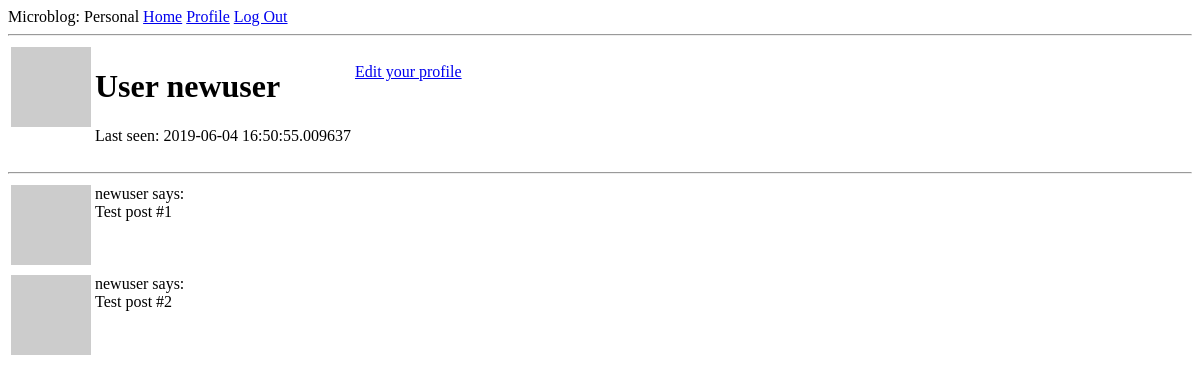
The page /username/newuser (signed in) on the database as committed earlier.
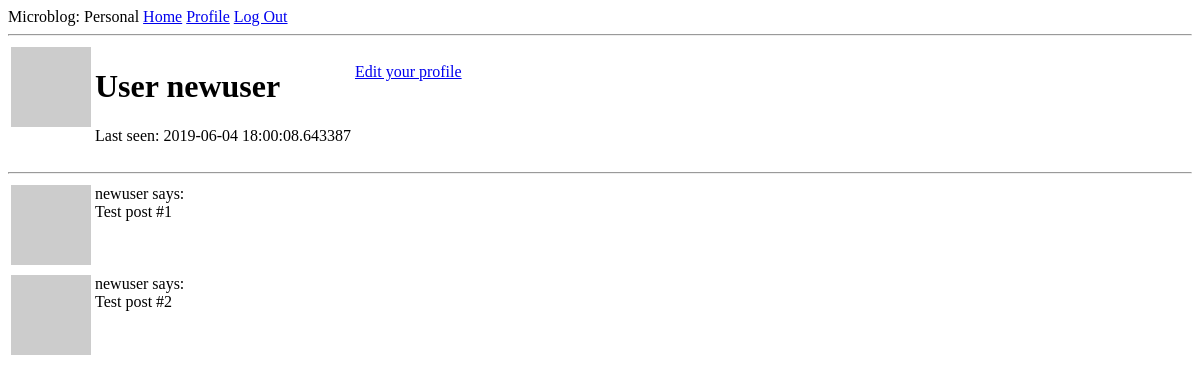
The same page on the database as committed later.
### app/models.py (models this page shows, shortened)
class User(UserMixin, db.Model):
    id = db.Column(db.Integer, primary_key=True)
    username = db.Column(db.String(64),index=True,unique=True)
    email = db.Column(db.String(120), index=True, unique=True)
    password_hash = db.Column(db.String(128))
    about_me = db.Column(db.String(140))
    last_seen = db.Column(db.DateTime, default=datetime.utcnow)
    posts = db.relationship('Post',backref='author',lazy='dynamic')
    def avatar(self, size):
        digest = md5(self.email.lower().encode('utf-8')).hexdigest()
        return 'https://www.gravatar.com/avatar/{}?d=identicon&s={}'.format(digest, size)

### app/routes.py (the view)
@app.route('/username/<username>')
@login_required
def user(username):
    user = User.query.filter_by(username=username).first_or_404()
    posts = [{'author':user,'body':'Test post #1'} , {'author':user,'body':'Test post #2'}]
    return render_template('user.html', user=user, posts=posts)

### app/models.py (called while the page is built)
@login.user_loader
def load_user(id):
    return User.query.get(int(id))

### app/routes.py (called while the page is built)
@app.before_request
def before_request():
    if current_user.is_authenticated:
        current_user.last_seen=datetime.utcnow()
        db.session.commit()

### app/templates/user.html (shortened to what this page needs)
{% extends 'base.html' %}
{% block content %}
  <table>
    <tr valign="top">
      <td><img src="{{ user.avatar(128) }}" alt=""></td>
      <td><h1>User {{ user.username }}</h1>
      {% if user.last_seen %}<p>Last seen: {{ user.last_seen }}</p>{% endif %}
      </td>
      {% if user == current_user %}
      <td>
        <p><a href="{{ url_for('edit_profile') }}">Edit your profile</a></p>
      </td>
      {% endif %}
    </tr>
  </table>
  <hr>
    {% for post in posts %}
      {% include '_post.html' %}
    {% endfor %}
{% endblock %}

### app/templates/base.html (shortened to what this page needs)
<!DOCTYPE html>
<html lang="en" dir="ltr">
  <head>
  </head>
  <body>
    <div>Microblog: Personal
      <a href="{{ url_for('index') }}">Home</a>
      {% if current_user.is_anonymous %}
      <a href="{{ url_for('login') }}">Sign In</a>
      {% else %}
      <a href="{{ url_for('user',username=current_user.username) }}">Profile</a>
      <a href="{{ url_for('logout') }}">Log Out</a>
      {% endif %}
    </div>
    <hr>
    {% block content %}{% endblock %}
  </body>
</html>

### app/templates/_post.html
<table>
  <tr valign="top">
    <td><img src="{{ post.author.avatar(32) }}" alt=""></td>
    <td>{{ post.author.username }} says: <br>{{ post.body }}</td>
  </tr>
</table>

Rows that differ between the two databases and show on the page:
changed User "newuser": last_seen "2019-06-04 16:50:55.009637" → "2019-06-04 18:00:08.643387"
